Frame 1 (no input): blank canvas, image omitted
Frame 60 (no input): blank canvas, image omitted
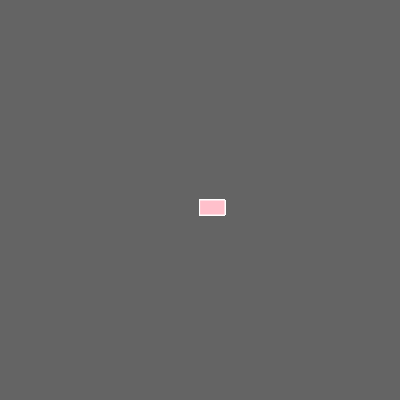
Frame 120 (the mouse pressed at the canvas centre since frame 60)

The p5.js sketch whose frames 1 and 60 were blank and that drew this single picture after the mouse press (run headless with seeded random() and noise() and a simulated clock; from frame 60 on, the mouse is pressed at the canvas centre):

// p5.js sketch
// ── sketch.js
function setup() {
    createCanvas(400, 400);
    background(100);
  }
  
  function draw() {
  
    stroke("white");
    fill("pink");
  
    // console.log(mouseIsPressed);
  
    if (mouseIsPressed) {
      rect(mouseX, mouseY, 25, 15);
    }
  }
  
